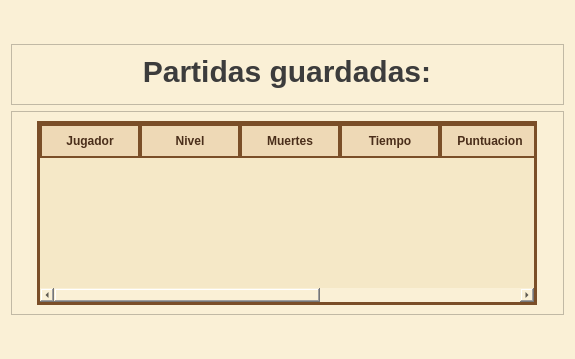
<?xml version="1.0" encoding="UTF-8"?>
<ui version="4.0">
 <class>partidaGuardada</class>
 <widget class="QWidget" name="partidaGuardada">
  <property name="geometry">
   <rect>
    <x>0</x>
    <y>0</y>
    <width>575</width>
    <height>359</height>
   </rect>
  </property>
  <property name="windowTitle">
   <string>Form</string>
  </property>
  <property name="styleSheet">
   <string notr="true">background-color: #faf0d6;</string>
  </property>
  <layout class="QGridLayout" name="gridLayout_3">
   <item row="4" column="0">
    <spacer name="verticalSpacer_2">
     <property name="orientation">
      <enum>Qt::Orientation::Vertical</enum>
     </property>
     <property name="sizeHint" stdset="0">
      <size>
       <width>20</width>
       <height>40</height>
      </size>
     </property>
    </spacer>
   </item>
   <item row="3" column="0">
    <widget class="QFrame" name="frame">
     <property name="frameShape">
      <enum>QFrame::Shape::StyledPanel</enum>
     </property>
     <property name="frameShadow">
      <enum>QFrame::Shadow::Raised</enum>
     </property>
     <layout class="QGridLayout" name="gridLayout">
      <item row="1" column="0">
       <widget class="QTableWidget" name="tablaGuardados">
        <property name="maximumSize">
         <size>
          <width>500</width>
          <height>500</height>
         </size>
        </property>
        <property name="styleSheet">
         <string notr="true">/* --- Tabla general --- */
QTableWidget, QTableView {
    background-color: #F5E8C7;      /* pergamino */
    color: #5C3A1E;                 /* marrón texto */
    border: 3px solid #7A4E28;      /* borde pixel marrón */
    gridline-color: #D2B48C;        /* líneas internas suaves */
    font-size: 14px;
    selection-background-color: #F1D7A3; 
    selection-color: #3B2614;
}

/* --- Cabecera horizontal --- */
QHeaderView::section {
    background-color: #EED9B6; 
    color: #4A2E1A;
    padding: 6px;
    border: 2px solid #7A4E28;
    font-weight: bold;
}

/* --- Filas alternas --- */
QTableWidget::item:alternate,
QTableView::item:alternate {
    background-color: #F9EED3; 
}

/* --- Filas normales --- */
QTableWidget::item,
QTableView::item {
    padding: 4px;
}

/* --- Hover sobre filas --- */
QTableWidget::item:hover,
QTableView::item:hover {
    background-color: #FFF5DD;
    color: #3B2614;
}

/* --- Barra de scroll horizontal --- */
QScrollBar:horizontal {
    background: #EED9B6;
    height: 14px;
    border: 2px solid #7A4E28;
}

QScrollBar::handle:horizontal {
    background: #C7A272;
    min-width: 30px;
}

QScrollBar::add-line:horizontal,
QScrollBar::sub-line:horizontal {
    background: #B89262;
    width: 14px;
}

/* --- Scroll vertical (si existiera) --- */
QScrollBar:vertical {
    background: #EED9B6;
    width: 14px;
    border: 2px solid #7A4E28;
}

QScrollBar::handle:vertical {
    background: #C7A272;
    min-height: 30px;
}

QScrollBar::add-line:vertical,
QScrollBar::sub-line:vertical {
    background: #B89262;
    height: 14px;
}
</string>
        </property>
        <property name="editTriggers">
         <set>QAbstractItemView::EditTrigger::NoEditTriggers</set>
        </property>
        <property name="alternatingRowColors">
         <bool>true</bool>
        </property>
        <property name="selectionMode">
         <enum>QAbstractItemView::SelectionMode::SingleSelection</enum>
        </property>
        <property name="selectionBehavior">
         <enum>QAbstractItemView::SelectionBehavior::SelectRows</enum>
        </property>
        <property name="sortingEnabled">
         <bool>true</bool>
        </property>
        <property name="columnCount">
         <number>7</number>
        </property>
        <column>
         <property name="text">
          <string>Jugador</string>
         </property>
        </column>
        <column>
         <property name="text">
          <string>Nivel</string>
         </property>
        </column>
        <column>
         <property name="text">
          <string>Muertes</string>
         </property>
        </column>
        <column>
         <property name="text">
          <string>Tiempo</string>
         </property>
        </column>
        <column>
         <property name="text">
          <string>Puntuacion</string>
         </property>
        </column>
        <column>
         <property name="text">
          <string>Fecha</string>
         </property>
        </column>
        <column>
         <property name="text">
          <string>ID</string>
         </property>
        </column>
       </widget>
      </item>
     </layout>
    </widget>
   </item>
   <item row="0" column="0">
    <spacer name="verticalSpacer">
     <property name="orientation">
      <enum>Qt::Orientation::Vertical</enum>
     </property>
     <property name="sizeHint" stdset="0">
      <size>
       <width>20</width>
       <height>40</height>
      </size>
     </property>
    </spacer>
   </item>
   <item row="1" column="0">
    <widget class="QFrame" name="frame_2">
     <property name="frameShape">
      <enum>QFrame::Shape::StyledPanel</enum>
     </property>
     <property name="frameShadow">
      <enum>QFrame::Shadow::Raised</enum>
     </property>
     <layout class="QGridLayout" name="gridLayout_2">
      <item row="0" column="0">
       <widget class="QLabel" name="partidasGuardadas">
        <property name="sizePolicy">
         <sizepolicy hsizetype="Preferred" vsizetype="Preferred">
          <horstretch>0</horstretch>
          <verstretch>0</verstretch>
         </sizepolicy>
        </property>
        <property name="maximumSize">
         <size>
          <width>500</width>
          <height>300</height>
         </size>
        </property>
        <property name="styleSheet">
         <string notr="true">QLabel {
    color: #3C3C3C;
    font-size: 30px;
    font-weight: bold;
}</string>
        </property>
        <property name="text">
         <string>Partidas guardadas:</string>
        </property>
        <property name="textFormat">
         <enum>Qt::TextFormat::AutoText</enum>
        </property>
        <property name="alignment">
         <set>Qt::AlignmentFlag::AlignCenter</set>
        </property>
        <property name="wordWrap">
         <bool>false</bool>
        </property>
        <property name="openExternalLinks">
         <bool>false</bool>
        </property>
       </widget>
      </item>
      <item row="1" column="0">
       <widget class="EstadisticasJugadorWidget" name="widget" native="true"/>
      </item>
     </layout>
    </widget>
   </item>
  </layout>
 </widget>
 <customwidgets>
  <customwidget>
   <class>EstadisticasJugadorWidget</class>
   <extends>QWidget</extends>
   <header>widgets/estadisticas_jugador_widget</header>
   <container>1</container>
  </customwidget>
 </customwidgets>
 <resources/>
 <connections/>
</ui>
